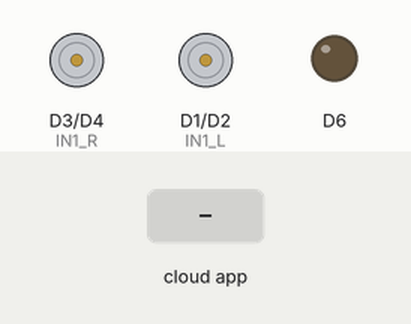
The sketch below on a simulated ESP8266 (NodeMCU). On the bench: motor-driver pin pairs drawn as motors (green arrow = first pin HIGH = forward, orange = second pin HIGH = backward, longer = more drive, scaled by the enable pin), output pins drawn as LEDs (lit = HIGH). Inputs (shaded band) come from the test bench. WiFi joins after 1.5 s; servers stay silent unless stated; the ROS host is connected and sends only what is stated; what the sketch prints to the serial monitor is not drawn.

Above: at 4.0 s.
4.1 s: the phone or cloud app sets linear.x to -100
At 5.3 s:
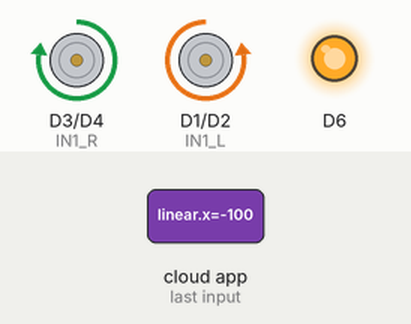
5.6 s: the phone or cloud app sets linear.x to 100
At 6.8 s:
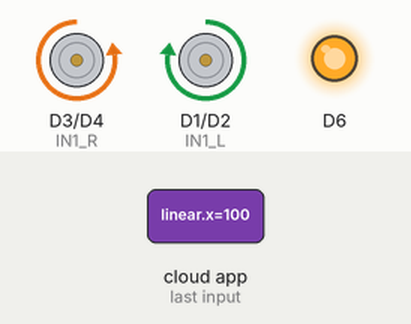
7.1 s: the phone or cloud app sets angular.z to -100
At 7.9 s:
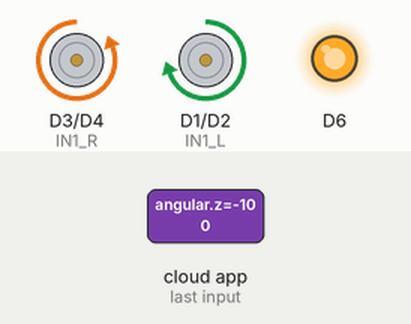
8.6 s: the phone or cloud app sets linear.x to 0
At 9.0 s:
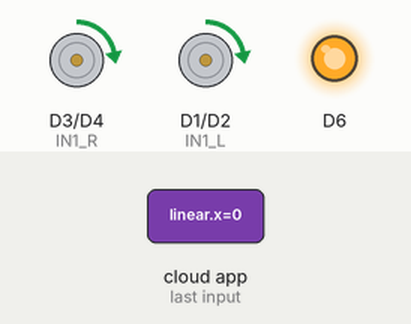
10.1 s: the phone or cloud app sets angular.z to 100
At 11.2 s:
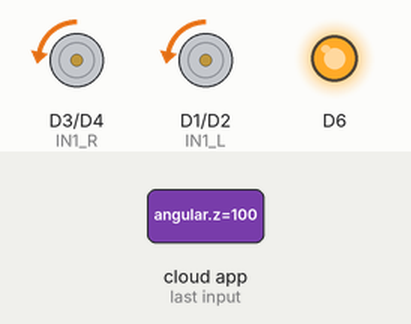
Timing chart, 0 to 12.6 s (numbered marks = the images above; inputs shaded):
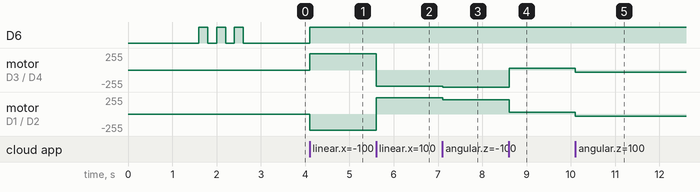

Measured:
- after the input at 4.1 s, D6: LOW → HIGH at once; motor on D3 (IN1_R) / D4 (IN2_R): stopped → forward 243/255 at once; motor on D1 (IN1_L) / D2 (IN2_L): stopped → backward 243/255 at once
- after the input at 5.6 s, motor on D3 (IN1_R) / D4 (IN2_R): forward 243/255 → backward 243/255 at once; motor on D1 (IN1_L) / D2 (IN2_L): backward 243/255 → forward 243/255 at once
- after the input at 7.1 s, motor on D3 (IN1_R) / D4 (IN2_R): backward 243/255 → backward 255/255 at once; motor on D1 (IN1_L) / D2 (IN2_L): forward 243/255 → forward 213/255 at once
- after the input at 8.6 s, motor on D3 (IN1_R) / D4 (IN2_R): backward 255/255 → forward 30/255 at once; motor on D1 (IN1_L) / D2 (IN2_L): forward 213/255 → forward 30/255 at once
- after the input at 10.1 s, motor on D3 (IN1_R) / D4 (IN2_R), motor on D1 (IN1_L) / D2 (IN2_L): forward 30/255 → backward 30/255 at once

The sketch:

teleoperated_robot.ino
```cpp
#include <ros.h>
#include <geometry_msgs/Twist.h>
#include <ESP8266WiFi.h>

#define EN_L D0
#define IN1_L D1
#define IN2_L D2
#define EN_R D5
#define IN1_R D3
#define IN2_R D4

const char *ssid =  "Dev patel";
const char *pass =  "devpatel08";
IPAddress server(192,168,9,6);

double w_r=0, w_l=0;
double wheel_rad = 0.041, wheel_sep = 0.250;  //wheel_rad is the wheel radius ,wheel_sep is

WiFiClient client;

class WiFiHardware {
public:
  WiFiHardware(){};

  void init() {
    // do your initialization here. this probably includes TCP server/client setup
    client.connect(server, 11411);
  }

  // read a byte from the serial port. -1 = failure
  int read() {
    // implement this method so that it reads a byte from the TCP connection and returns it
    //  you may return -1 is there is an error; for example if the TCP connection is not open
    return client.read();  //will return -1 when it will works
  }

  // write data to the connection to ROS
  void write(uint8_t *data, int length) {
    // implement this so that it takes the arguments and writes or prints them to the TCP connection
    for (int i = 0; i < length; i++)
      client.write(data[i]);
  }

  // returns milliseconds since start of program
  unsigned long time() {
    return millis();  // easy; did this one for you
  }
};

ros::NodeHandle_<WiFiHardware> nh;

//int lowSpeed = 200;
//int highSpeed = 50;
double speed_ang=0, speed_lin=0;

void messageCb( const geometry_msgs::Twist& msg){
  speed_ang = msg.angular.z;
  speed_lin = msg.linear.x;
  w_r = (speed_lin/wheel_rad) + ((speed_ang*wheel_sep)/(2.0*wheel_rad));
  w_l = (speed_lin/wheel_rad) - ((speed_ang*wheel_sep)/(2.0*wheel_rad));
}

ros::Subscriber<geometry_msgs::Twist> sub("cmd_vel", &messageCb );

void Motors_init();
void MotorL(int Pulse_Width1);
void MotorR(int Pulse_Width2);

void setup(){
   Serial.begin(115200);
   delay(100);

   Serial.println("Connecting to ");
   Serial.println(ssid);

   WiFi.begin(ssid, pass);
   while (WiFi.status() != WL_CONNECTED)
   {
      delay(500);
      Serial.print(".");
   }
   Serial.println("");
   Serial.println("WiFi connected");

   pinMode(D6,OUTPUT);
   for(int i=0;i<3;i++){
    digitalWrite(D6,HIGH);
    delay(200);
    digitalWrite(D6,LOW);
    delay(200);
   }

   Motors_init();
   nh.initNode();
   nh.subscribe(sub);

}

void loop(){
 MotorL(w_l*10);
 MotorR(w_r*10);
 Serial.println("-----");
 if(w_l!=0 and w_r!=0){digitalWrite(D6,HIGH);}
 else{digitalWrite(D6,LOW);}
 nh.spinOnce();
}

void Motors_init(){
 pinMode(EN_L, OUTPUT);
 pinMode(EN_R, OUTPUT);
 pinMode(IN1_L, OUTPUT);
 pinMode(IN2_L, OUTPUT);
 pinMode(IN1_R, OUTPUT);
 pinMode(IN2_R, OUTPUT);
 digitalWrite(EN_L, LOW);
 digitalWrite(EN_R, LOW);
 digitalWrite(IN1_L, LOW);
 digitalWrite(IN2_L, LOW);
 digitalWrite(IN1_R, LOW);
 digitalWrite(IN2_R, LOW);
}
void MotorL(int Pulse_Width1){
 if (Pulse_Width1 > 0){
     analogWrite(EN_L, Pulse_Width1);
     digitalWrite(IN1_L, HIGH);
     digitalWrite(IN2_L, LOW);
     Serial.println("Forward LEFT");
     Serial.println(Pulse_Width1);
 }
 else if (Pulse_Width1 < 0){
     Pulse_Width1=abs(Pulse_Width1);
     analogWrite(EN_L, Pulse_Width1);
     digitalWrite(IN1_L, LOW);
     digitalWrite(IN2_L, HIGH);
     Serial.println("Backward LEFT");
     Serial.println(Pulse_Width1);
 }
 else{
     analogWrite(EN_L, Pulse_Width1);
     Serial.println("Stop LEFT");
     Serial.println(Pulse_Width1);
     digitalWrite(IN1_L, LOW);
     digitalWrite(IN2_L, LOW);
 }
}
void MotorR(int Pulse_Width2){
 if (Pulse_Width2 > 0){
     analogWrite(EN_R, Pulse_Width2);
     digitalWrite(IN1_R, LOW);
     digitalWrite(IN2_R, HIGH);
     Serial.println("Forward Right");
     Serial.println(Pulse_Width2);
 }
 else if (Pulse_Width2 < 0){
     Pulse_Width2=abs(Pulse_Width2);
     analogWrite(EN_R, Pulse_Width2);
     digitalWrite(IN1_R, HIGH);
     digitalWrite(IN2_R, LOW);
     Serial.println("Backward Right");
     Serial.println(Pulse_Width2);
 }
 else{
     analogWrite(EN_R, Pulse_Width2);
     digitalWrite(IN1_R, LOW);
     digitalWrite(IN2_R, LOW);
     Serial.println("Stop Right");
     Serial.println(Pulse_Width2);
 }
}
```
